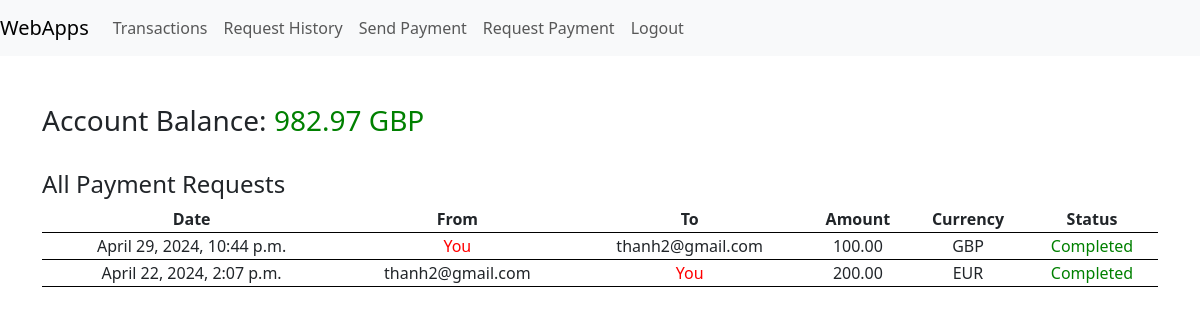
Before: /account/request_history/ (signed in) with the older database file.
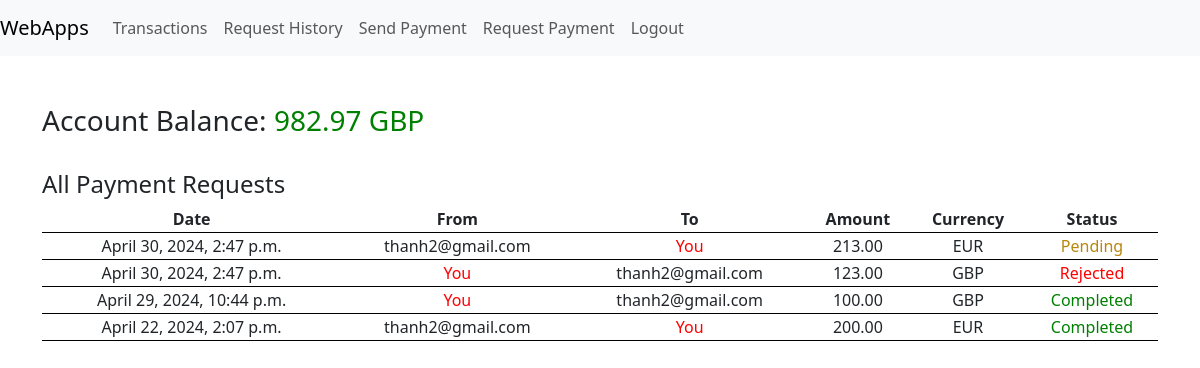
After: the same page with the newer database file.
### register/models.py (models this page shows)
class User(AbstractUser):
    email = models.EmailField(unique=True)  # using their registered email address as their unique identifier
    balance = models.DecimalField(max_digits=10, decimal_places=2, default=1000.00)
    currency = models.CharField(max_length=3, default="GBP")

### payapp/models.py (models this page shows, shortened)
class RequestPayment(models.Model):
    request_user = models.ForeignKey(User, on_delete=models.CASCADE, related_name="request_user")
    receive_user = models.ForeignKey(User, on_delete=models.CASCADE, related_name="receive_user")
    request_currency = models.CharField(max_length=3, default="GBP")
    amount = models.DecimalField(max_digits=10, decimal_places=2)
    timestamp = models.DateTimeField(auto_now_add=True)
    status = models.CharField(max_length=10, default="Pending")

### payapp/views.py (the view)
# urls.py: path('request_history/', views.all_requests, name="request_history"),
@csrf_protect
def all_requests(request):
    if request.user.is_authenticated:
        try:
            with transaction.atomic():
                request_list = RequestPayment.objects.filter(
                    Q(request_user=request.user) | Q(receive_user=request.user)
                ).order_by('-timestamp')
        except ValueError:
            messages.error(request, 'Payment Requests is not available.')
        return render(request, 'payapp/request_history.html', context={"request_list": request_list})
    else:
        return redirect('home')

### templates/payapp/request_history.html (shortened to what this page needs)
{% extends 'webapps2024/base.html' %}
{% load crispy_forms_filters %}
{% load crispy_forms_tags %}
{% block content %}
    <h3>Account Balance: <span class="account">{{ user.balance }} {{ user.currency }}</span></h3>
    <br/>
    <div>
        <h4>All Payment Requests</h4>
        <table>
            <tr>
                <th>Date</th>
                <th>From</th>
                <th>To</th>
                <th>Amount</th>
                <th>Currency</th>
                <th>Status</th>
            </tr>
            {% for t in request_list %}
                <tr>
                    <td>{{ t.timestamp }}</td>
                    <td>
                        {% if t.request_user == user %}
                            <span class="name">You</span>
                        {% else %}
                            {{ t.request_user.email }}
                        {% endif %}
                    </td>
                    <td>
                        {% if t.receive_user == user %}
                            <span class="name">You</span>
                        {% else %}
                            {{ t.receive_user.email }}
                        {% endif %}
                    </td>
                    <td>{{ t.amount }}</td>
                    <td>{{ t.request_currency }}</td>
                    <td>
                        {% if t.status == 'Pending' %}
                            <span class="status_pending">{{ t.status }}</span>
                        {% elif t.status == 'Completed' %}
                            <span class="status_completed">{{ t.status }}</span>
                        {% else %}
                            <span class="status_rejected">{{ t.status }}</span>
                        {% endif %}
                    </td>
                </tr>
            {% empty %}
                <tr>
                    <td colspan="6">No request history.</td>
                </tr>
            {% endfor %}
        </table>
    </div>
{% endblock %}

### templates/webapps2024/base.html (shortened to what this page needs)
<!DOCTYPE html>
<html lang="en">
    <head>
        <link href="https://cdn.jsdelivr.net/npm/bootstrap@5.3.3/dist/css/bootstrap.min.css" rel="stylesheet">
    </head>
    <body>
        <nav class="navbar navbar-expand-lg navbar-light bg-light">
            {% if user.is_authenticated %}
                <a class="navbar-brand" href="/account">WebApps</a>
            {% else %}
                <a class="navbar-brand" href="/">WebApps</a>
            {% endif %}
            <div class="collapse navbar-collapse" id="navbarText">
                <ul class="navbar-nav mr-auto">
                    {% if user.is_authenticated %}
                        <li class="nav-item">
                            <a class="nav-link" href="/account/transactions">Transactions</a>
                        </li>
                        <li class="nav-item">
                            <a class="nav-link" href="/account/request_history">Request History</a>
                        </li>
                        <li class="nav-item">
                            <a class="nav-link" href="/account/send_payment">Send Payment</a>
                        </li>
                        <li class="nav-item">
                            <a class="nav-link" href="/account/request_payment">Request Payment</a>
                        </li>
                    {% endif %}
                </ul>
                <ul class="navbar-nav ml-auto">
                    {% if user.is_authenticated %}
                        <li class="nav-item">
                            <a class="nav-link" href="/logout">Logout</a>
                        </li>
                    {% endif %}
                </ul>
            </div>
        </nav>
        <div class="container py-5">
            {% block content %}
            {% endblock %}
        </div>
    </body>
</html>

### templates/webapps2024/base.html (style rules this page uses)
.name { color: red; }
.account { color: green; }
.status_pending { color: darkgoldenrod; }
.status_completed { color: green; }
.status_rejected { color: red; }
table { border-collapse: collapse; width: 100%; }
tr { text-align: center; border-bottom: 1px solid black; }

Changed rows visible on the page:
added RequestPayment: timestamp "April 30, 2024, 2:47 p.m.", request_user.email "thanh2@gmail.com", shows "You", amount "213.00", request_currency "EUR", status "Pending"
added RequestPayment: timestamp "April 30, 2024, 2:47 p.m.", shows "You", receive_user.email "thanh2@gmail.com", amount "123.00", request_currency "GBP", status "Rejected"
